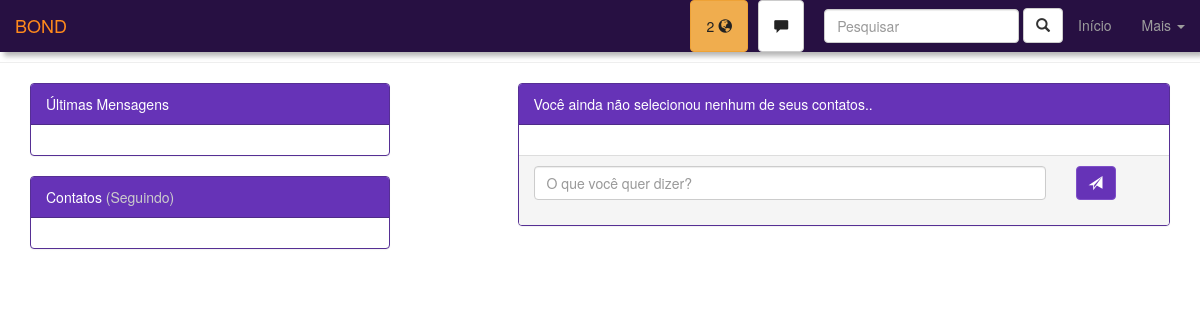
Before: /chat.php (signed in) with the older database file.
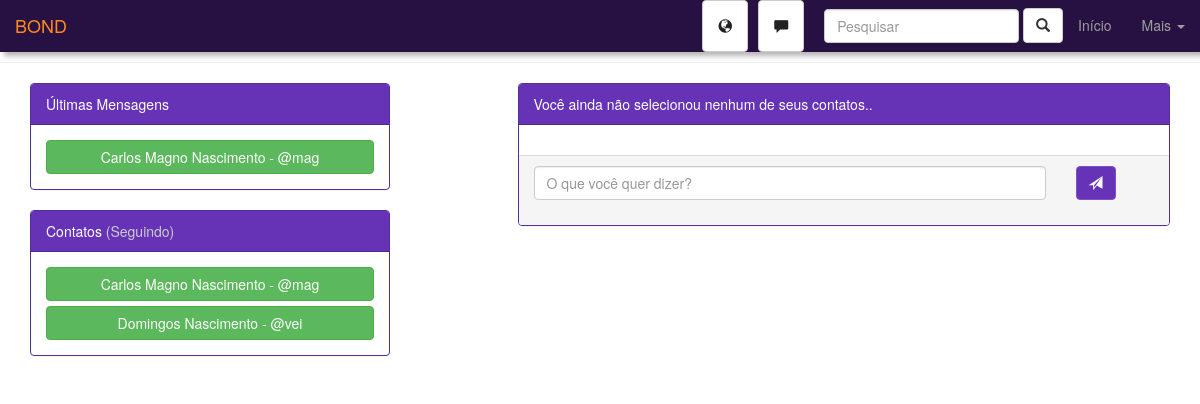
After: the same page with the newer database file.
### tables this page shows
CREATE TABLE IF NOT EXISTS `messages` (
  `id_message` int(11) NOT NULL AUTO_INCREMENT,
  `sender` int(11) NOT NULL,
  `receiver` int(11) NOT NULL,
  `msg_text` text,
  `r_date` datetime DEFAULT CURRENT_TIMESTAMP,
  `seen` enum('y','n') DEFAULT 'n',
  PRIMARY KEY (`id_message`)
);

CREATE TABLE IF NOT EXISTS `users` (
  `id_user` int(11) NOT NULL AUTO_INCREMENT,
  `username` varchar(20) NOT NULL,
  `first_name` varchar(60) NOT NULL,
  `last_name` varchar(80) NOT NULL,
  `birthday` date NOT NULL,
  `profile_pic` varchar(200) DEFAULT 'assets/img/default-user-icon.png',
  `passwd` varchar(32) NOT NULL,
  `r_date` datetime NOT NULL DEFAULT CURRENT_TIMESTAMP,
  `gender` enum('M','F','O') DEFAULT NULL,
  `stars` int(11) DEFAULT '0',
  `followers` int(11) DEFAULT '0',
  `following` int(11) DEFAULT '0',
  PRIMARY KEY (`id_user`)
);

CREATE TABLE IF NOT EXISTS `follows` (
  `id_follows` int(11) NOT NULL AUTO_INCREMENT,
  `follower` int(11) NOT NULL,
  `following` int(11) NOT NULL,
  PRIMARY KEY (`id_follows`)
);

### chat.php (the view, shortened to what the changed rows need)
<?php
$id_user = $_SESSION["id_user"];
$conn = connect();
$sql = "SELECT COUNT(*) as qnt FROM notifications WHERE user = $id_user AND seen = 'n'";
if($q = mysqli_query($conn, $sql)){
  $notifications = mysqli_fetch_assoc($q)["qnt"];
}else{
  $notifications = 0;
}
?>
<!DOCTYPE html>
<html lang="PT-BR">
  <head>
    <link href="css/bootstrap.min.css" rel="stylesheet">
    <link rel="stylesheet" href="css/pattern.css">
  </head>
<body>
<nav class="navbar navbar-inverse navbar-fixed-top" id="navbar-menu">
  <div class="container-fluid">
    <div class="collapse navbar-collapse" id="bs-example-navbar-collapse-1">
      <ul class="nav navbar-nav navbar-right">
      <li>
      <?php
        if($notifications>0){
          echo '<a href="notifications.php" class="btn btn-warning notification-btn" id="dark-text-nav" style="margin:auto 5px">'.$notifications
          .' <span class="glyphicon glyphicon-globe"></span></a>';
        }else{
          echo '<a href="notifications.php" class="btn btn-default notification-btn" id="dark-text-nav"
           style="margin:auto 5px"><span class="glyphicon glyphicon-globe"></span></a>';
        }
        ?></li>
      </ul>
    </div>
  </div>
</nav>
<div class="container">
<div class="row">
    <div class="col-lg-4" id="contacts-field">
        <div class="panel panel-primary">
            <div class="panel-heading">
            Últimas Mensagens
            </div>
            <div class="panel-body">
            <?php
            $conn = connect();
            $sql = "SELECT *, UNIX_TIMESTAMP(messages.r_date) as utimestamp FROM `messages`
            JOIN users ON users.id_user = messages.sender
            WHERE receiver = $id_user
             GROUP BY sender ORDER BY seen ASC, utimestamp DESC";
            if($query = mysqli_query($conn, $sql)){
                while($contact = mysqli_fetch_assoc($query)){
                    echo "<a href='chat.php?c=".$contact["id_user"]."' class='btn btn-success btn-block'>";
                    echo $contact["first_name"]." ".$contact["last_name"];
                    echo " - @".$contact["username"];
                    echo "</a>";
                }
            }
            ?>
            </div>
        </div>
        <div class="panel panel-primary">
            <div class="panel-heading">
            Contatos <span class='gray-text'>(Seguindo)</span>
            </div>
            <div class="panel-body">
            <?php
            $conn = connect();
            $sql = "SELECT * FROM follows
            JOIN users ON users.id_user = follows.following
            WHERE follower = $id_user ORDER BY users.first_name ASC";
            if($query = mysqli_query($conn, $sql)){
                while($contact = mysqli_fetch_assoc($query)){
                    echo "<a href='chat.php?c=".$contact["id_user"]."' class='btn btn-success btn-block'>";
                    echo $contact["first_name"]." ".$contact["last_name"];
                    echo " - @".$contact["username"];
                    echo "</a>";
                }
            }
            ?>
            </div>
        </div>
    </div>
</div>
</div>
</body>
</html>

Changed rows visible on the page:
added messages: users.first_name "Carlos Magno", users.last_name "Nascimento", users.username "mag"
added follows: users.first_name "Carlos Magno", users.last_name "Nascimento", users.username "mag"
added follows: users.first_name "Domingos", users.last_name "Nascimento", users.username "vei"
Other visible differences:
$notifications: "2" → (not shown)
